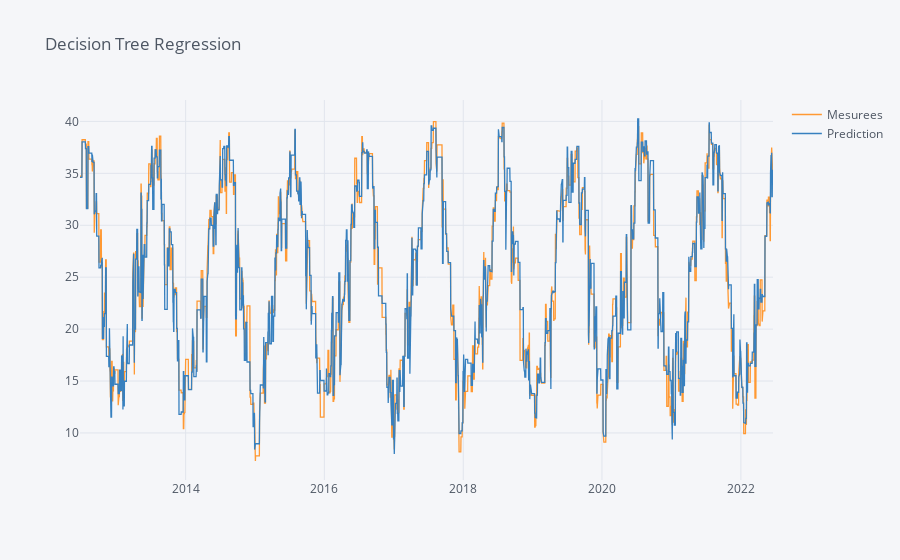

Notebook code for this chart:
### Code cell
pd.DataFrame({'Mesurees':test_y,'Prediction':prediction2})['2012':'2022'].resample('D').fillna(method='pad').iplot(title='Decision Tree Regression',subplots=False)

### Figure 1 — Plotly figure (JSON) as saved in the notebook; plotly's stock layout.template omitted (floating-point values rounded to 4 significant figures; data arrays with more than 128 entries replaced by an {"elided": "..."} marker saying what was removed)
{"data": [{"line": {"color": "rgba(255, 153, 51, 1.0)", "dash": "solid", "shape": "linear", "width": 1.3}, "mode": "lines", "name": "Mesurees", "text": "", "type": "scatter", "x": {"elided": "3648 str values"}, "y": {"elided": "3648 float values"}}, {"line": {"color": "rgba(55, 128, 191, 1.0)", "dash": "solid", "shape": "linear", "width": 1.3}, "mode": "lines", "name": "Prediction", "text": "", "type": "scatter", "x": {"elided": "3648 str values"}, "y": {"elided": "3648 float values"}}], "layout": {"legend": {"bgcolor": "#F5F6F9", "font": {"color": "#4D5663"}}, "paper_bgcolor": "#F5F6F9", "plot_bgcolor": "#F5F6F9", "title": {"font": {"color": "#4D5663"}, "text": "Decision Tree Regression"}, "xaxis": {"gridcolor": "#E1E5ED", "showgrid": true, "tickfont": {"color": "#4D5663"}, "title": {"font": {"color": "#4D5663"}, "text": ""}, "zerolinecolor": "#E1E5ED"}, "yaxis": {"gridcolor": "#E1E5ED", "showgrid": true, "tickfont": {"color": "#4D5663"}, "title": {"font": {"color": "#4D5663"}, "text": ""}, "zerolinecolor": "#E1E5ED"}}}
